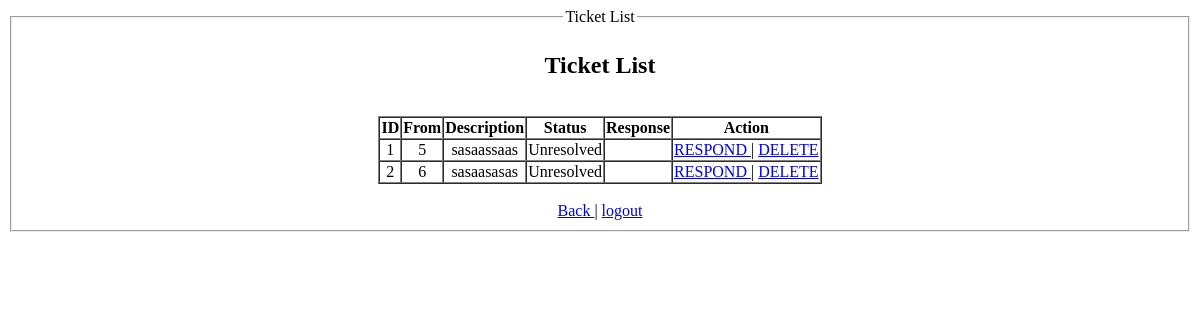
/view/viewTickets.php (signed in), run on an earlier commit of the app's database.
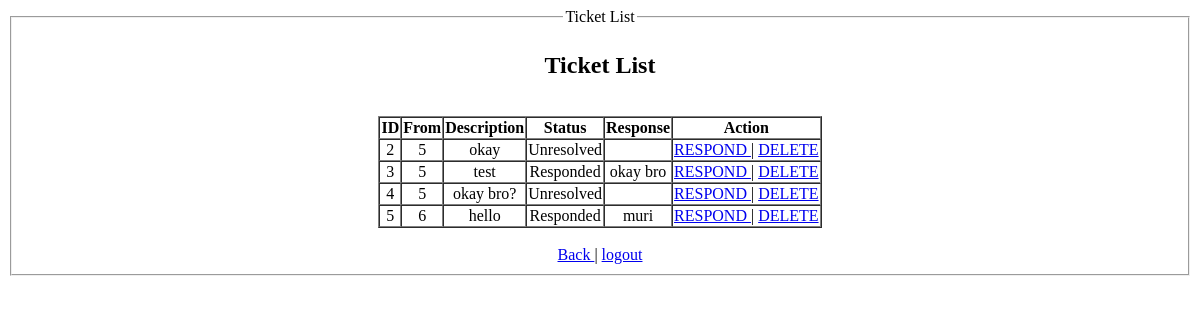
And on a later commit of the database.
### tables this page shows
CREATE TABLE `tickets` (
  `ticket_id` int(100) NOT NULL,
  `ticket_from` varchar(100) NOT NULL,
  `ticket_desc` varchar(200) NOT NULL,
  `ticket_status` varchar(100) NOT NULL DEFAULT 'Unresolved',
  `ticket_solution` varchar(200) DEFAULT NULL
);

### model/ticketModel.php (called while the page is built, shortened)
<?php
    function getConnection(){
        $con = mysqli_connect('127.0.0.1', 'root', '', 'testing_project');
        return $con;
    }
    function getAllTicket(){
        $con = getConnection();
        $sql = "select * from tickets";
        $result = mysqli_query($con, $sql);
        $users = [];
        while($row = mysqli_fetch_assoc($result)){
            array_push($users, $row);
        }
        return $users;
    }
?>

### view/viewTickets.php (the view, shortened to what this page needs)
<?php
    require_once('../model/ticketModel.php');
    $tickets = getAllTicket();
?>
<html lang="en">
<head>
</head>
<body align="center">
    <fieldset>
        <legend>Ticket List</legend>
        <h2 align="center">Ticket List</h2>
        <br>
        <table border=1 cellspacing=0 align="center">
            <tr>
                <th>ID</th>
                <th>From</th>
                <th>Description</th>
                <th>Status</th>
                <th>Response</th>
                <th>Action</th>
            </tr>
            <?php
                for($i = 0; $i < count($tickets); $i++){
            ?>
            <tr align="center">
                <td><?php echo $tickets[$i]['ticket_id']; ?></td>
                <td><?=$tickets[$i]['ticket_from'] ?></td>
                <td><?=$tickets[$i]['ticket_desc'] ?></td>
                <td><?=$tickets[$i]['ticket_status'] ?></td>
                <td><?=$tickets[$i]['ticket_solution'] ?></td>
                <td>
                    <a href="respondTicket.php?id=<?=$tickets[$i]['ticket_id']?>"> RESPOND </a> |
                    <a href="deleteTicket.php?id=<?=$tickets[$i]['ticket_id']?>"> DELETE </a>
                </td>
            </tr>
            <?php } ?>
        </table>
        <br>
        <a href="viewFAQ.php"> Back </a> |
        <a href="../controller/logout.php"> logout </a>
    </fieldset>
</body>
</html>

What changed in the data, as far as the page shows it:
removed tickets: ticket_id "1", ticket_from "5", ticket_desc "sasaassaas", ticket_status "Unresolved"
changed tickets id 2: ticket_from "6" → "5"; ticket_desc "sasaasasas" → "okay"
added tickets: ticket_id "3", ticket_from "5", ticket_desc "test", ticket_status "Responded", ticket_solution "okay bro"
added tickets: ticket_id "4", ticket_from "5", ticket_desc "okay bro?", ticket_status "Unresolved"
added tickets: ticket_id "5", ticket_from "6", ticket_desc "hello", ticket_status "Responded", ticket_solution "muri"
